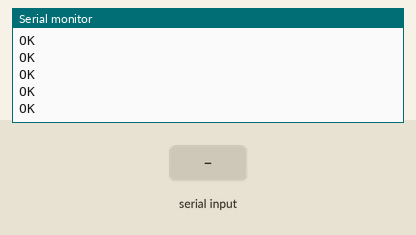
This sketch was run on a simulated Arduino Uno, built with avr-gcc and run on an emulated ATmega328P. On the bench: the last lines printed to the serial monitor. The test bench sets the inputs (shaded band). The modem accepts every AT command (registered, SIM ready, sends succeed) and sends nothing else.

Above: at 4.0 s.
4.1 s: "1" received over the second serial link
At 4.7 s:
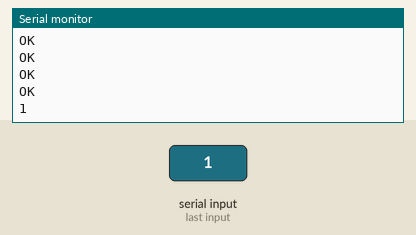
5.6 s: "0" received over the second serial link
At 7.1 s:
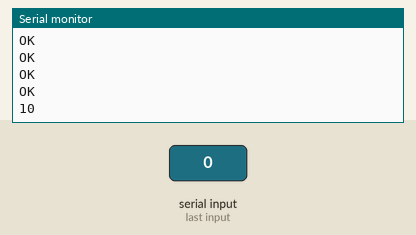

Measured:
- after the input at 4.1 s, the serial monitor: prints a new line at once (image 1)
- after the input at 5.6 s, the serial monitor: prints a new line at once (image 2)

The sketch:

BT_setup.ino
```cpp
#include <SoftwareSerial.h>

SoftwareSerial BTSerial(2, 3); // RX | TX

const char *BAUD = "9600";
const char *NAME = "HC6-SL";
const char *PASSOWRD = "1234";
const char *SLAVE_ADDRESS = "98D3,11,F84350"; // use your address AT+ADDR to get address, and change formatting e.g.,  "98D3:11:F84350" => "98D3,11,F84350"

void setup()
{
  Serial.begin(9600);
  BTSerial.begin(38400); // HC-05 default speed in AT command more

  delay(2000);

  // Utilities (uncomment if needed)
  setupMaster();
  // setupSlave();
}

void loop()
{
  // Keep reading from HC-05 and send to Arduino Serial Monitor
  if (BTSerial.available())
    Serial.write(BTSerial.read());

  // Keep reading from Arduino Serial Monitor and send to HC-05
  if (Serial.available())
    BTSerial.write(Serial.read());
}

void setupSlave()
{
  BTSerial.write("AT\r\n");
  delay(100);
  Serial.println("Clear pairing");
  BTSerial.write("AT+RMAAD\r\n");
  delay(100);
  Serial.println("Set slave");
  BTSerial.write("AT+ROLE=0\r\n");
  delay(100);
  Serial.println("Set name");
  BTSerial.write("AT+NAME=");
  BTSerial.write(NAME);
  BTSerial.write("\r\n");
  delay(100);
  Serial.println("Set password");
  BTSerial.write("AT+PSWD=\"");
  BTSerial.write(PASSOWRD);
  BTSerial.write("\"\r\n");
  delay(100);
  BTSerial.write("AT+ADDR\r\n");
  delay(100);
  Serial.println("Set UART");
  BTSerial.write("AT+UART=");
  BTSerial.write(BAUD);       // set name
  BTSerial.write(",0,0\r\n"); // set name
  delay(100);
}

// Or manually pair with
// AT+BIND=98D3,11,F84350
// AT+PAIR=98D3,11,F84350,9

void setupMaster()
{
  BTSerial.write("AT\r\n");
  delay(100);
  Serial.println("Clear pairing");
  BTSerial.write("AT+RMAAD\r\n");
  delay(100);
  Serial.println("Set master");
  BTSerial.write("AT+ROLE=1\r\n");
  delay(100);
  BTSerial.write("AT+CMODE=1\r\n"); // connect by address
  delay(100);
  Serial.println("Set name");
  BTSerial.write("AT+NAME=");
  BTSerial.write(NAME);
  BTSerial.write("\r\n");
  delay(100);
  Serial.println("Set password");
  BTSerial.write("AT+PSWD=\"");
  BTSerial.write(PASSOWRD);
  BTSerial.write("\"\r\n");
  delay(100);
  BTSerial.write("AT+ADDR\r\n");
  delay(100);
  Serial.println("Set UART");
  BTSerial.write("AT+UART=");
  BTSerial.write(BAUD);       // set name
  BTSerial.write(",0,0\r\n"); // set name
  delay(100);
  /*BTSerial.write("AT+BIND=");
  BTSerial.write(SLAVE_ADDRESS);
  BTSerial.write("\r\n");
  delay(100);
  BTSerial.write("AT+PAIR=");
  BTSerial.write(SLAVE_ADDRESS);
  BTSerial.write(",9\r\n");
  delay(100);*/
}
```
